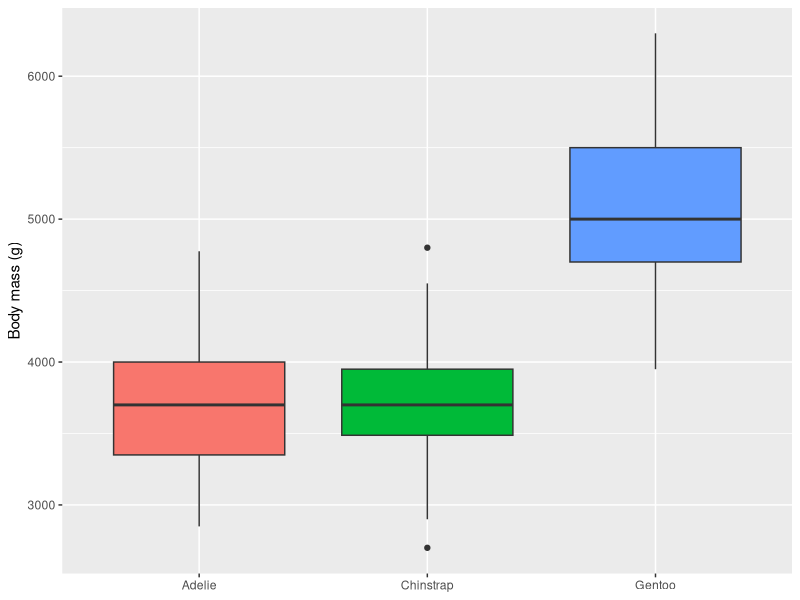

Reproduce this figure in R.
## ---- chunk 1
#| label: setup
#| message: false
# Renders the target figure shown further down this page — you'll do the actual
# work inside your day2-projects/ folder, not here. This cell is not step zero.
library(dplyr)
library(ggplot2)
data(penguins)
penguins <- penguins |> filter(!is.na(bill_len), !is.na(bill_dep), !is.na(body_mass))
## ---- chunk 2
#| label: fig-target
#| echo: false
#| fig-width: 6
#| fig-height: 3.2
#| fig-cap: "The analysis page's figure: body mass by species."
#| fig-alt: >-
#|   Boxplot of penguin body mass in grams for Adelie, Chinstrap and Gentoo species; Gentoo is
#|   clearly the heaviest, Adelie and Chinstrap overlap.
ggplot(penguins, aes(species, body_mass, fill = species)) +
  geom_boxplot(show.legend = FALSE) +
  labs(x = NULL, y = "Body mass (g)")
## ---- chunk 3
#| label: session
sessionInfo()
